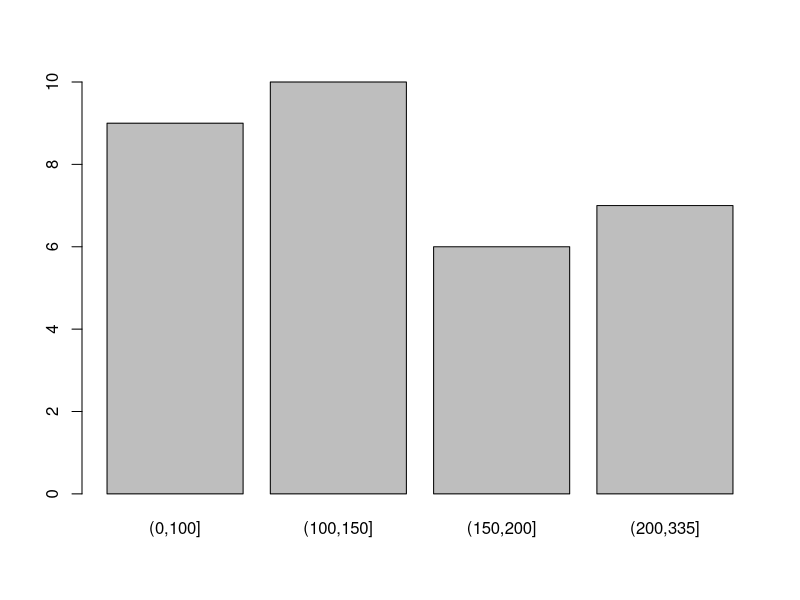
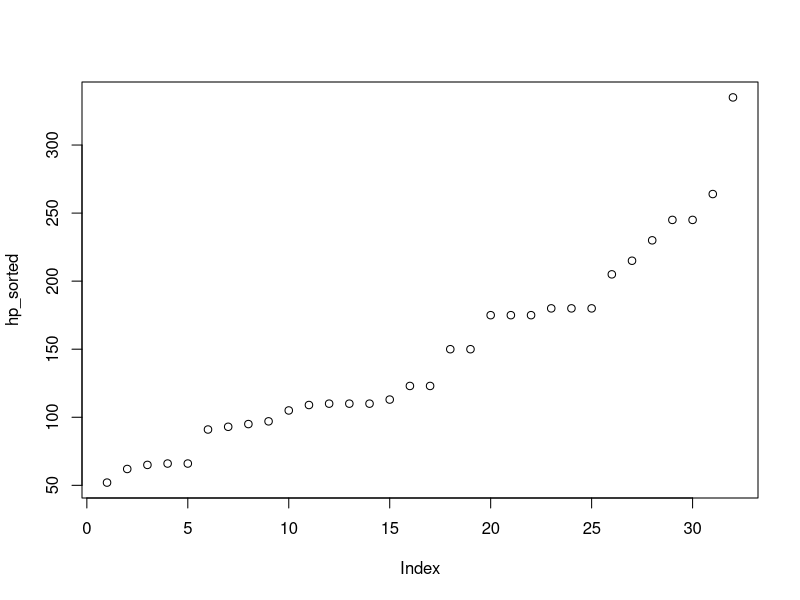
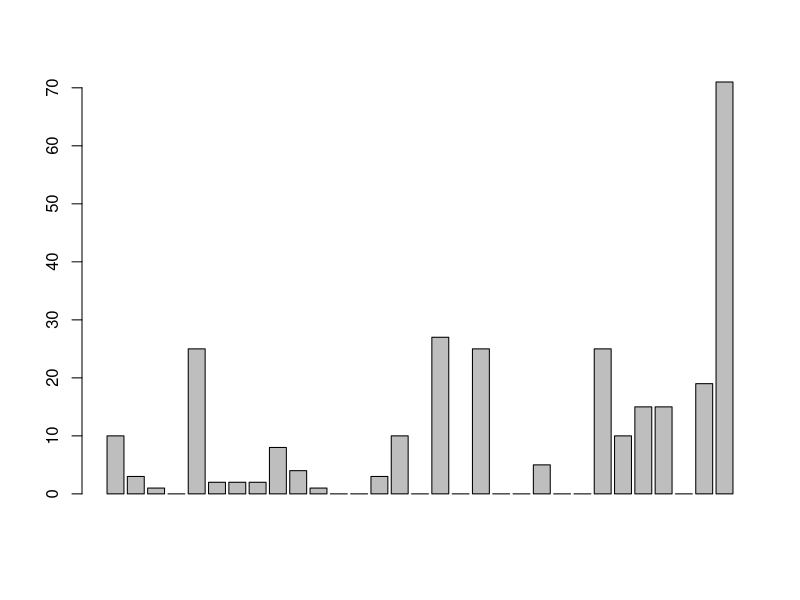

R code for these plots, in order:
hp <- mtcars$hp

mean(hp)  
median(hp)
sd(hp)

dev_factor <- (hp - mean(hp)) / sd(hp)

round(dev_factor,0)

cut(hp,3)
cut(hp, c(0,100,150,200))
cut(hp, c(0,100,150,200,max(hp)))
table(cut(hp, c(0,100,150,200,max(hp))))
barplot(table(cut(hp, c(0,100,150,200,max(hp)))))

hp_sorted <- sort(hp)
plot(hp_sorted)

diff(hp_sorted)
barplot(diff(hp_sorted))
